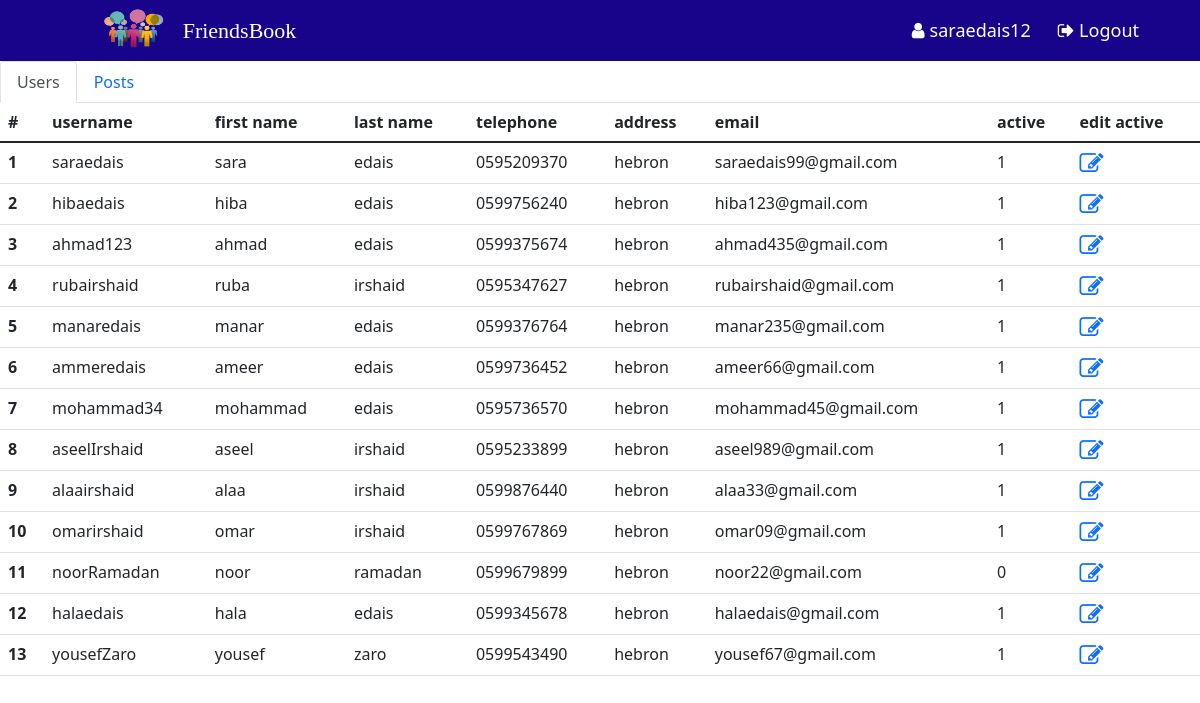
The app's page /adminPage.php (signed in) with its own data.
### tables this page shows
CREATE TABLE `users` (
  `id` int(11) NOT NULL,
  `username` varchar(60) NOT NULL,
  `firstName` varchar(40) NOT NULL,
  `lastName` varchar(40) NOT NULL,
  `password` varchar(40) NOT NULL,
  `telephone` varchar(25) NOT NULL,
  `address` varchar(50) NOT NULL,
  `email` varchar(40) NOT NULL,
  `gender` varchar(10) NOT NULL,
  `imageFile` varchar(30) NOT NULL,
  `active` int(11) NOT NULL DEFAULT 1
);

### adminPage.php (the view, shortened to what this page needs)
<?php
require "db-conn.php";
if (isset($_SESSION['adminName'])) {
    $adminName=$_SESSION['adminName'];
    $users = "SELECT * FROM users";
    $usersResult = mysqli_query($conn, $users);
}
else{
    header("location:adminLoginPage.php");
}
?>
<html>
<head>
    <link rel="stylesheet" href="./assets/styleSheet/admin.css">
    <link rel="stylesheet" href="./assets/styleSheet/profile.css">
    <link rel="stylesheet" href="http://cdnjs.cloudflare.com/ajax/libs/font-awesome/4.4.0/css/font-awesome.min.css">
    <link href="https://cdn.jsdelivr.net/npm/bootstrap@5.1.3/dist/css/bootstrap.min.css" rel="stylesheet"
>
</head>
<body>
    <div class="header">
        <div class="title">
            <img src="./assets/images/people1.png">
            <a class="anchor">FriendsBook</a>
        </div>
        <div class="subHeader">
            <a class="anchor"><i class="fa fa-user" style="color:white;margin-right:5px"></i><?php echo $adminName ?>
            </a>
            <a class="anchor" href="logout.php?admin=1"><i class="fa fa-sign-out" style="margin-left:5px"></i>
                Logout</a>
        </div>
    </div>
    <div class="body">
        <nav>
            <div class="nav nav-tabs" id="nav-tab" role="tablist">
                <button class="nav-link active" id="nav-home-tab" data-bs-toggle="tab" data-bs-target="#nav-home"
                    type="button" role="tab" aria-controls="nav-home" aria-selected="true">Users</button>
                <button class="nav-link" id="nav-profile-tab" data-bs-toggle="tab" data-bs-target="#nav-profile"
                    type="button" role="tab" aria-controls="nav-profile" aria-selected="false">Posts</button>
            </div>
        </nav>
        <div class="tab-content" id="nav-tabContent">
            <div class="tab-pane fade show active" id="nav-home" role="tabpanel" aria-labelledby="nav-home-tab">
                <?php
                if($usersResult){ $i=1;?>
                <table class="table">
                    <thead>
                        <tr>
                            <th scope="col">#</th>
                            <th scope="col">username</th>
                            <th scope="col">first name</th>
                            <th scope="col">last name</th>
                            <th scope="col">telephone</th>
                            <th scope="col">address</th>
                            <th scope="col">email</th>
                            <th scope="col">active</th>
                            <th scope="col">edit active</th>
                        </tr>
                    </thead>
                    <tbody>
                        <?php while($users=mysqli_fetch_array($usersResult)){
                            $id=$users['id'];
                            $active=$users['active'];
                        ?>
                        <tr>
                            <th scope="row"><?php echo $i ?></th>
                            <td><?php echo $users['username'] ?></td>
                            <td><?php echo$users['firstName'] ?></td>
                            <td><?php echo $users['lastName'] ?></td>
                            <td><?php echo$users['telephone'] ?></td>
                            <td><?php echo $users['address'] ?></td>
                            <td><?php echo $users['email'] ?></td>
                            <td><?php echo $users['active'] ?></td>
                            <td><a href=<?php echo"adminControl.php?userId=".$id."&active=".$active?>><i class="fa fa-edit"
                                        style="font-size:24px"></i></a></td>
                        </tr>
                        <?php $i++; }?>
                    </tbody>
                </table>
                <?php } ?>
            </div>
        </div>
    </div>
</body>
</html>

### assets/styleSheet/admin.css (style rules this page uses)
.body { display: flex; flex-direction: column; height: 92vh; background-color: rgb(255, 255, 255); }

### assets/styleSheet/profile.css (style rules this page uses)
body { margin: 0px; }
.header { background-color: rgb(24, 4, 139); display: flex; flex-direction: row; justify-content: space-between; padding: 3px 30px; color: white; align-items: center; text-align: center; }
.title { display: flex; justify-content: center; text-align: center; align-items: center; width: 30%; font-size: 22px; font-family: Cambria, Cochin, Georgia, Times, 'Times New Roman', serif; color: white; }
.title img { width: 65px; height: 55px; margin: 0px 6px; }
.anchor { text-decoration: none; cursor: pointer; color: white; margin: 0px 11px; }
.subHeader { display: flex; justify-content: space-between; font-size: 18px; margin: 0px 20px; }

### records on screen
users: username "saraedais", firstName "sara", lastName "edais", telephone "0595209370", address "hebron", email "saraedais99@gmail.com", active "1"
users: username "hibaedais", firstName "hiba", lastName "edais", telephone "0599756240", address "hebron", email "hiba123@gmail.com", active "1"
users: username "ahmad123", firstName "ahmad", lastName "edais", telephone "0599375674", address "hebron", email "ahmad435@gmail.com", active "1"
users: username "rubairshaid", firstName "ruba", lastName "irshaid", telephone "0595347627", address "hebron", email "rubairshaid@gmail.com", active "1"
users: username "manaredais", firstName "manar", lastName "edais", telephone "0599376764", address "hebron", email "manar235@gmail.com", active "1"
users: username "ammeredais", firstName "ameer", lastName "edais", telephone "0599736452", address "hebron", email "ameer66@gmail.com", active "1"
users: username "mohammad34", firstName "mohammad", lastName "edais", telephone "0595736570", address "hebron", email "mohammad45@gmail.com", active "1"
users: username "aseelIrshaid", firstName "aseel", lastName "irshaid", telephone "0595233899", address "hebron", email "aseel989@gmail.com", active "1"
users: username "alaairshaid", firstName "alaa", lastName "irshaid", telephone "0599876440", address "hebron", email "alaa33@gmail.com", active "1"
users: username "omarirshaid", firstName "omar", lastName "irshaid", telephone "0599767869", address "hebron", email "omar09@gmail.com", active "1"
users: username "noorRamadan", firstName "noor", lastName "ramadan", telephone "0599679899", address "hebron", email "noor22@gmail.com", active "0"
users: username "halaedais", firstName "hala", lastName "edais", telephone "0599345678", address "hebron", email "halaedais@gmail.com", active "1"
users: username "yousefZaro", firstName "yousef", lastName "zaro", telephone "0599543490", address "hebron", email "yousef67@gmail.com", active "1"

### other values on screen
$adminName "saraedais12"
